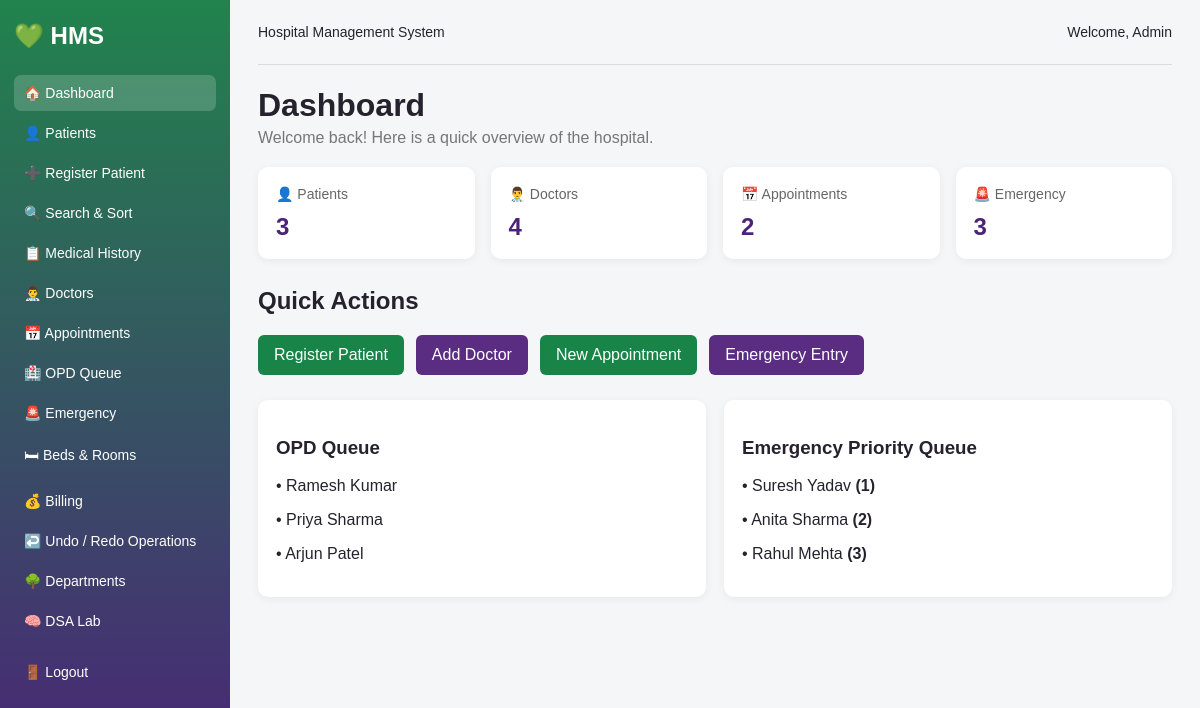
Page /dashboard.php (signed in) on the committed database.
### tables this page shows
CREATE TABLE opd_queue (
    id INT AUTO_INCREMENT PRIMARY KEY,
    patient_name VARCHAR(100),
    status VARCHAR(30) DEFAULT 'Waiting'
);

CREATE TABLE emergency_queue (
    id INT AUTO_INCREMENT PRIMARY KEY,
    patient_name VARCHAR(100),
    patient_condition VARCHAR(150),
    priority INT DEFAULT 3,
    status VARCHAR(30) DEFAULT 'Waiting'
);

### dashboard.php (the view, shortened to what this page needs)
<?php
require "config.php";
require "header.php";
$patients = $conn->query("SELECT COUNT(*) AS total FROM patients")->fetch_assoc()["total"];
$doctors = $conn->query("SELECT COUNT(*) AS total FROM doctors")->fetch_assoc()["total"];
$appointments = $conn->query("SELECT COUNT(*) AS total FROM appointments")->fetch_assoc()["total"];
$emergency = $conn->query("SELECT COUNT(*) AS total FROM emergency_queue WHERE status='Waiting'")->fetch_assoc()["total"];
?>
<h1>Dashboard</h1>
<p class="subtitle">Welcome back! Here is a quick overview of the hospital.</p>
<div class="cards">
    <div class="card"><span>👤 Patients</span><h2><?php echo $patients; ?></h2></div>
    <div class="card"><span>👨‍⚕️ Doctors</span><h2><?php echo $doctors; ?></h2></div>
    <div class="card"><span>📅 Appointments</span><h2><?php echo $appointments; ?></h2></div>
    <div class="card"><span>🚨 Emergency</span><h2><?php echo $emergency; ?></h2></div>
</div>
<h2>Quick Actions</h2>
<div class="quick-actions">
    <a href="register_patient.php">Register Patient</a>
    <a href="doctors.php">Add Doctor</a>
    <a href="appointments.php">New Appointment</a>
    <a href="emergency.php">Emergency Entry</a>
</div>
<div class="two-columns">
    <div class="panel">
        <h3>OPD Queue</h3>
        <?php
        $q = $conn->query("SELECT patient_name FROM opd_queue WHERE status='Waiting' ORDER BY id LIMIT 5");
        while ($row = $q->fetch_assoc()) echo "<p>• " . htmlspecialchars($row["patient_name"]) . "</p>";
        ?>
    </div>
    <div class="panel">
        <h3>Emergency Priority Queue</h3>
        <?php
        $q = $conn->query("SELECT patient_name, priority FROM emergency_queue WHERE status='Waiting' ORDER BY priority ASC, id ASC LIMIT 5");
        while ($row = $q->fetch_assoc()) echo "<p>• " . htmlspecialchars($row["patient_name"]) . " <b>(" . htmlspecialchars($row["priority"]) . ")</b></p>";
        ?>
    </div>
</div>
<?php require "footer.php"; ?>

### style.css (style rules this page uses)
* { box-sizing: border-box; font-family: Arial, sans-serif; }
body { margin: 0; background: #f5f6f8; color: #25222d; }
h1 { margin: 10px 0 5px; }
h2 { margin-top: 25px; }
.subtitle { color: #777; margin-top: 0; }
.cards { display: grid; grid-template-columns: repeat(4, 1fr); gap: 16px; margin: 20px 0 28px; }
.card, .panel, .form-card { background: white; border-radius: 10px; padding: 18px; box-shadow: 0 2px 8px rgba(0,0,0,0.06); }
.card span { color: #666; font-size: 14px; }
.card h2 { margin: 10px 0 0; color: #4b2378; }
.quick-actions { display: flex; gap: 12px; flex-wrap: wrap; margin-bottom: 25px; }
.quick-actions a, .button, button { background: #188447; color: white; text-decoration: none; border: none; border-radius: 6px; padding: 11px 16px; cursor: pointer; display: inline-block; }
.quick-actions a:nth-child(2), .quick-actions a:nth-child(4), .secondary-link { background: #5a2d82; }
.two-columns { display: grid; grid-template-columns: 1fr 1fr; gap: 18px; }

### rows in the picture
opd_queue: patient_name "Ramesh Kumar"
opd_queue: patient_name "Priya Sharma"
opd_queue: patient_name "Arjun Patel"
emergency_queue: patient_name "Suresh Yadav", priority "1"
emergency_queue: patient_name "Anita Sharma", priority "2"
emergency_queue: patient_name "Rahul Mehta", priority "3"

### other values in the picture
$_SESSION["user"] "Admin"
$patients "3"
$doctors "4"
$appointments "2"
$emergency "3"
